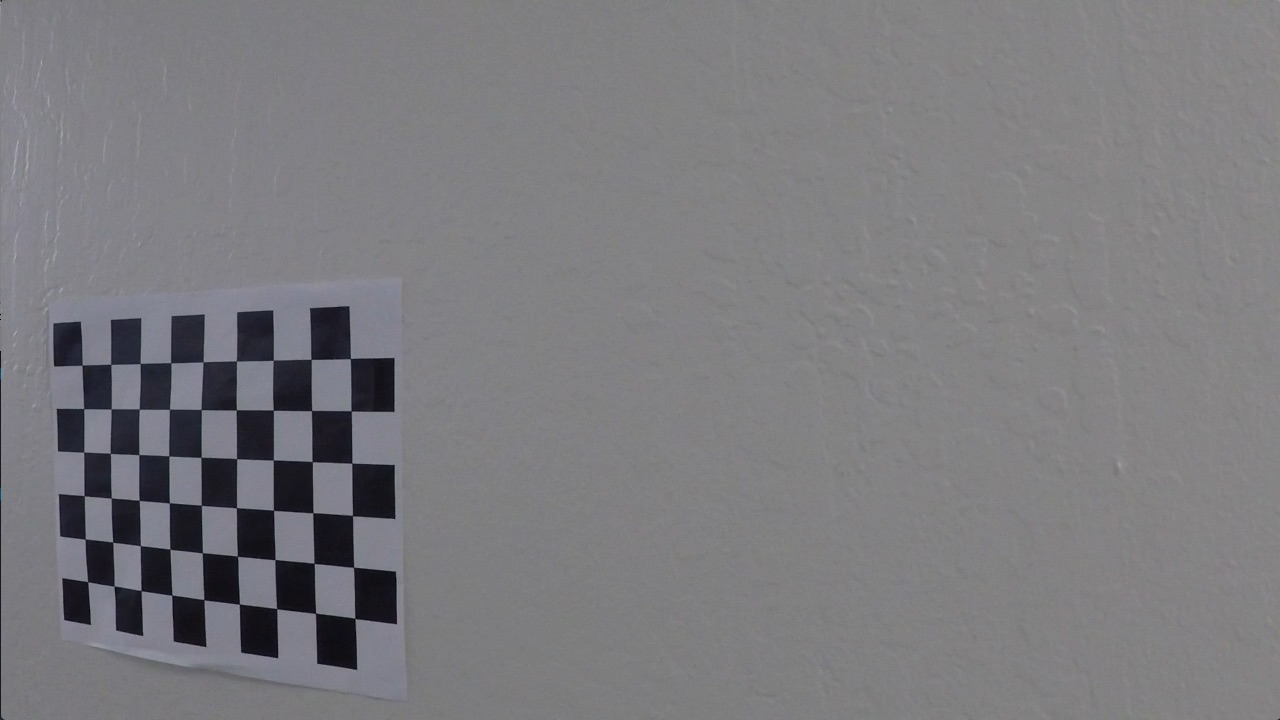
#> input picture camera_cal/test-cal.jpg, 1280 x 720 px
$ python test-ground.py
#> lines starting #> are read from the running program, lines starting #| are printed output that depends on the picture
### distortion_corrector.py
import numpy as np
import cv2
import matplotlib.pyplot as plt
import pickle
import os
import glob

TEST_FOLDER = './camera_cal/'
CAL_IMAGES = TEST_FOLDER + 'calibration*.jpg'
TEST_IMAGE = 'test-cal.jpg'


class distortionCorrector(object):

    def __init__(self):

        # Set these according to how many sin
        self.nx = 9
        self.ny = 6
        self.mtx = []
        self.dist = []

        fname = TEST_FOLDER + 'calibration.p'

        if  os.path.isfile(fname):
            print('Loading saved calibration file.')
            self.mtx, self.dist = pickle.load( open( fname, "rb" ) )
#> (reads camera_cal/calibration.p from the repository)
        else:
            self.__calibrate()
        return

    # [48 lines left out: function __calibrate, not called in this run]


    def undistort(self, img):
        """Returns undistored image"""

        return cv2.undistort(img, self.mtx, self.dist, None, self.mtx)

    # [17 lines left out: function run, not called in this run]

# [3 lines that do not run on import are left out]

### test-ground.py
from distortion_corrector import distortionCorrector
import matplotlib.pyplot as plt
import cv2
import glob
import numpy as np


TEST_FOLDER = './camera_cal/'
CAL_IMAGES = TEST_FOLDER + 'calibration*.jpg'
TEST_IMAGE = 'test-cal.jpg'


test = distortionCorrector()

fname = TEST_FOLDER + TEST_IMAGE
img = cv2.imread(fname)
#> img is the input picture: shape (720, 1280, 3); mean B, G, R 126.1, 122.8, 123.4
img = img[...,::-1] #convert from opencv bgr to standard rgb

undist = test.undistort(img)
#> in undistort, `return cv2.undistort(img, self.mtx, self.dist, None, self.mtx)`:
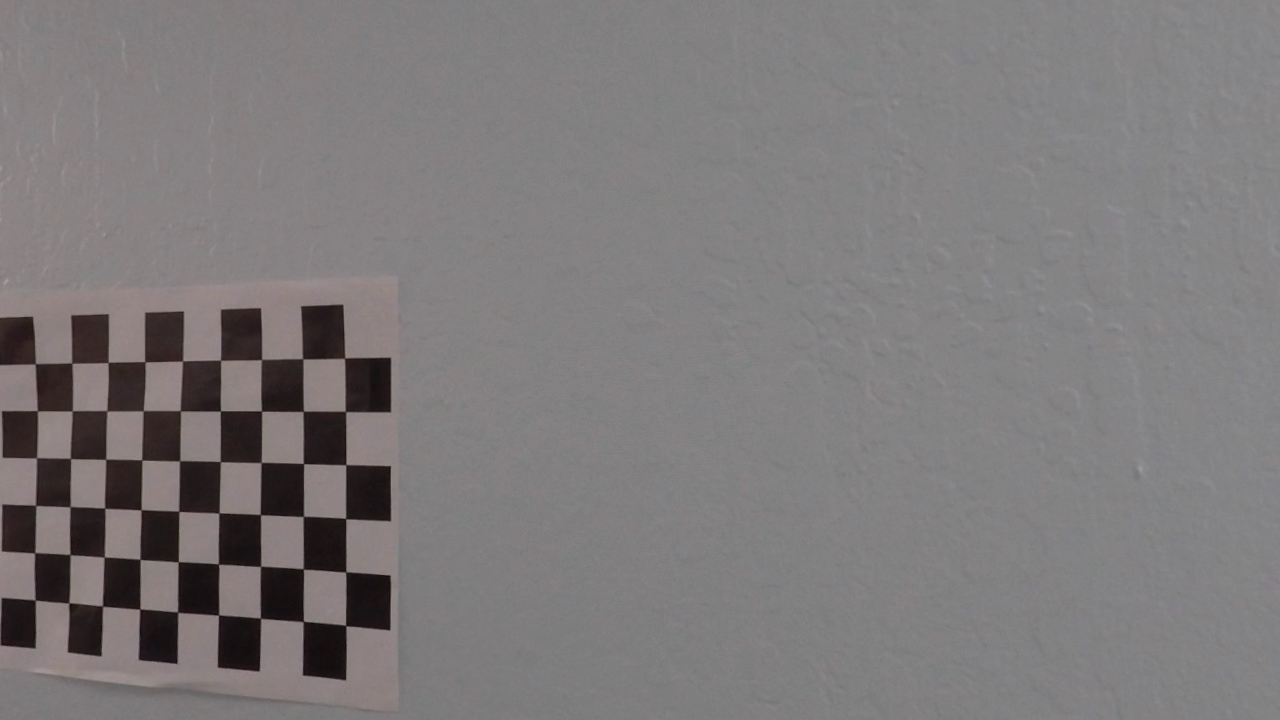
#> returned value: shape (720, 1280, 3); mean of channels 0, 1, 2 122.1, 121.6, 125.1; drawn as B, G, R

plt.imshow(undist)

plt.show()
